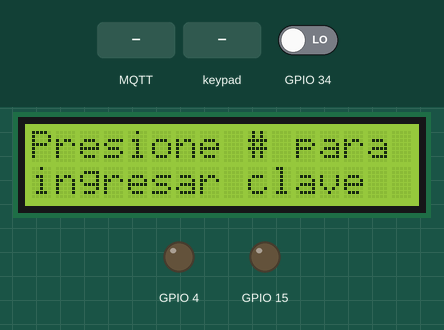
A sketch run on a simulated ESP32. Shown: 16×2 character LCD, output pins drawn as LEDs (lit = HIGH). Dashed ring = blinking. The test bench sets the inputs (shaded band); at power-on: GPIO 34 LOW. WiFi joins after 1.5 s; servers stay silent unless stated; no MQTT or app messages arrive unless stated; what the sketch prints to the serial monitor is not drawn.

Above: at 2.8 s.
2.9 s: MQTT message "DESBLOQUEADO" arrives on the first subscribed topic
At 3.5 s:
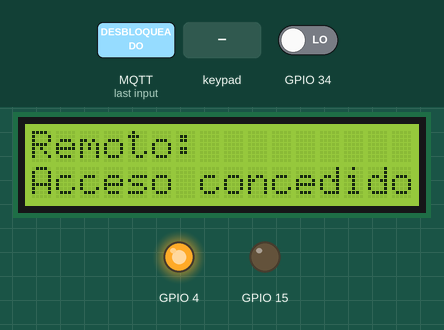
4.4 s: MQTT message "BLOQUEADO" arrives on the first subscribed topic
At 5.8 s:
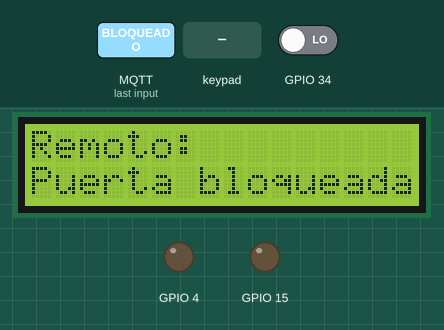
7.4 s: key '#' pressed
At 7.9 s:
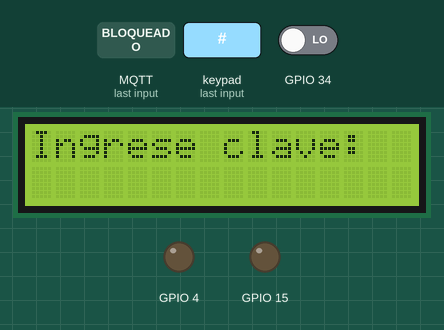
8.9 s: keypad keys 9 9 9 9 # pressed 0.4 s apart
At 10.78 s:
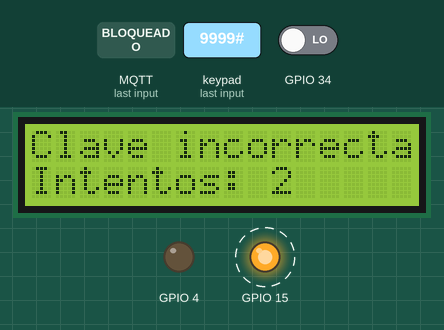
13.5 s: keypad keys 1 3 1 2 1 4 2 7 # pressed 0.4 s apart
At 17.2 s:
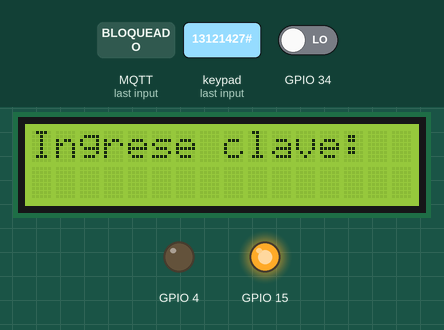
18.6 s: key 'A' pressed
At 19.6 s:
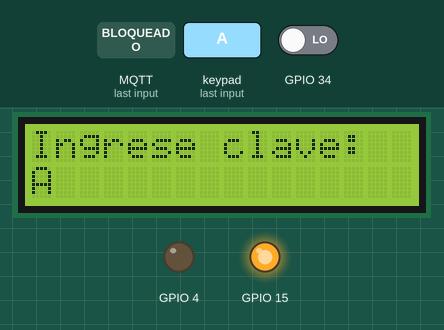
Timing chart, 0 to 21.1 s (numbered marks = the images above; inputs shaded):
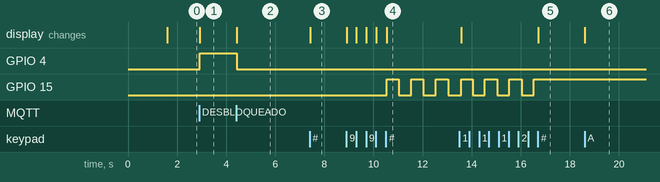

The sketch:

Sentinel.ino
```cpp
#include "Cerradura.h"
#include "Iman.h"

Cerradura cerradura;
Iman iman(34, cerradura.getBuzzer());

void setup() {
    Serial.begin(115200);
    cerradura.iniciar();
    Serial.println("Sistema iniciado");
}

void loop() {
    char tecla = cerradura.leerTecla();

    if (!cerradura.isPuertaDesbloqueada()) {
        iman.actualizar();
    }

    if (tecla == '#') {
        cerradura.ingresarClave();
    }

    cerradura.actualizar();

    // Procesar tecla para desactivar alarma
    if (cerradura.getBuzzer().alarmaActivada() && tecla) {
        cerradura.getBuzzer().procesarTecla(tecla);
    }
}
```

Buzzer.h
```cpp
#ifndef BUZZER_H
#define BUZZER_H

#include <Arduino.h>

class Buzzer {
private:
    const int pinBuzzer;
    bool estadoAlarma; // Cambiado de alarmaActiva a estadoAlarma
    unsigned long tiempoAlarmaInicio;
    const unsigned long intervaloPitido = 500;
    const String codigoDesactivacion = "9999";
    String codigoIngresado;

public:
    Buzzer(int pin = 15) : pinBuzzer(pin), estadoAlarma(false) {
        pinMode(pinBuzzer, OUTPUT);
    }

    void activar() { digitalWrite(pinBuzzer, HIGH); }
    void desactivar() { digitalWrite(pinBuzzer, LOW); }

    void sonarAlarma(unsigned long duracion = 2000) {
        if (!estadoAlarma) {
            estadoAlarma = true;
            tiempoAlarmaInicio = millis();
        }
    }

    void detenerAlarma() {
        estadoAlarma = false;
        desactivar();
    }

    void actualizar() {
        if (estadoAlarma) {
            unsigned long tiempoActual = millis() - tiempoAlarmaInicio;
            digitalWrite(pinBuzzer, (tiempoActual % 1000) < 500 ? HIGH : LOW);
        }
    }

    bool procesarTecla(char tecla) {
        if (!estadoAlarma) return false;

        codigoIngresado += tecla;
        if (codigoIngresado.length() >= codigoDesactivacion.length()) {
            if (codigoIngresado == codigoDesactivacion) {
                detenerAlarma();
                codigoIngresado = "";
                return true;
            }
            codigoIngresado = "";
        }
        return false;
    }

    bool alarmaActivada() const { return estadoAlarma; } // Cambiado el nombre del getter
};

#endif
```

Cerradura.h
```cpp
#ifndef CERRADURA_H
#define CERRADURA_H

#include "Teclado.h"
#include "PantallaLCD.h"
#include "Chapa.h"
#include "ConexionIoT.h"
#include "Buzzer.h"

class Cerradura {
private:
    // Componentes
    Teclado teclado;
    PantallaLCD pantalla;
    Chapa chapa;
    ConexionIoT conexion;
    Buzzer buzzer;

    // Configuración
    const String CLAVE_CORRECTA = "1587";
    const unsigned long TIEMPO_ESPERA = 3000;

    // Estado
    String claveIngresada;
    int intentosRestantes = 3;
    bool desbloqueado = false;
    unsigned long tiempoReferencia = 0;
    bool enEspera = false;

    void manejarEntradaTeclado(char tecla) {
        if (tecla == '*' && !claveIngresada.isEmpty()) {
            claveIngresada.remove(claveIngresada.length() - 1);
            pantalla.mostrarMensaje("                ", 0, 1);
        } else if (tecla != '*') {
            claveIngresada += tecla;
            pantalla.mostrarMensaje(claveIngresada, 0, 1);
        }
    }

    void reiniciarIntentos() { intentosRestantes = 3; }

    void publicarEstado(const String& estado) {
        conexion.publicar("sentinel/estadoPuerta", estado.c_str());
    }

    void concederAcceso() {
        pantalla.limpiar();
        pantalla.mostrarMensaje("Acceso concedido", 0, 0);
        desbloqueado = true;
        chapa.abrirPuerta();
        publicarEstado("DESBLOQUEADO");
        reiniciarIntentos();
    }

    void denegarAcceso() {
        intentosRestantes--;
        pantalla.limpiar();
        pantalla.mostrarMensaje("Clave incorrecta", 0, 0);
        pantalla.mostrarMensaje("Intentos: " + String(intentosRestantes), 0, 1);
        buzzer.sonarAlarma(intentosRestantes > 0 ? 600 : 1500);
    }

    void manejarComandosRemotos() {
        String mensaje = conexion.mensajeTopic();

        if (mensaje == "DESBLOQUEADO" && !desbloqueado) {
            pantalla.limpiar();
            pantalla.mostrarMensaje("Remoto:", 0, 0);
            pantalla.mostrarMensaje("Acceso concedido", 0, 1);
            desbloqueado = true;
            chapa.abrirPuerta();
            tiempoReferencia = millis();
            enEspera = true;
        }
        else if (mensaje == "BLOQUEADO" && desbloqueado) {
            pantalla.limpiar();
            pantalla.mostrarMensaje("Remoto:", 0, 0);
            pantalla.mostrarMensaje("Puerta bloqueada", 0, 1);
            desbloqueado = false;
            chapa.cerrarPuerta();
            tiempoReferencia = millis();
            enEspera = true;
        }
    }

public:
    void iniciar() {
        pantalla.iniciar();
        conexion.conectarWiFi();
        mostrarMensajeInicial();
    }

    void mostrarMensajeInicial() {
        pantalla.limpiar();
        pantalla.mostrarMensaje("Presione # para", 0, 0);
        pantalla.mostrarMensaje("ingresar clave", 0, 1);
    }

    char leerTecla() { return teclado.leerTecla(); }

    void ingresarClave() {
        pantalla.limpiar();
        pantalla.mostrarMensaje("Ingrese clave:", 0, 0);
        claveIngresada = "";

        char tecla;
        while ((tecla = leerTecla()) != '#') {
            if (tecla) manejarEntradaTeclado(tecla);
        }
        verificarClave();
    }

    void verificarClave() {
        if (claveIngresada == CLAVE_CORRECTA) {
            concederAcceso();
        } else {
            denegarAcceso();
        }
        enEspera = true;
        tiempoReferencia = millis();
    }

    void actualizar() {
        if (enEspera && (millis() - tiempoReferencia >= TIEMPO_ESPERA)) {
            enEspera = false;
            if (!desbloqueado) {
                chapa.cerrarPuerta();
                publicarEstado("BLOQUEADO");
                intentosRestantes > 0 ? mostrarMensajeInicial() : mostrarBloqueo();
            }
        }
        manejarComandosRemotos();
        conexion.loop();
        buzzer.actualizar();
    }

    void mostrarBloqueo() {
        pantalla.limpiar();
        pantalla.mostrarMensaje("Cerradura", 0, 0);
        pantalla.mostrarMensaje("bloqueada", 0, 1);
    }

    bool isPuertaDesbloqueada() const { return desbloqueado; }
    Buzzer& getBuzzer() { return buzzer; }
};

#endif
```

Chapa.h
```cpp
#ifndef CHAPA_H
#define CHAPA_H

class Chapa {
private:
    const int pinChapa;
    bool estado;

public:
    Chapa(int pin = 4) : pinChapa(pin), estado(false) {
        pinMode(pinChapa, OUTPUT);
    }

    void abrirPuerta() {
        digitalWrite(pinChapa, HIGH);
        estado = true;
    }

    void cerrarPuerta() {
        digitalWrite(pinChapa, LOW);
        estado = false;
    }

    void alternar() {
        estado = !estado;
        digitalWrite(pinChapa, estado);
    }

    bool estaAbierta() const { return estado; }
};

#endif
```

ConexionIoT.h
```cpp
#ifndef CONEXION_IOT_H
#define CONEXION_IOT_H

#include <WiFi.h>
#include <PubSubClient.h>
#include <WiFiClientSecure.h>

class ConexionIoT {
private:
    const char* ssid = "INTERMEXD2AF";
    const char* password = "n2z4dRpZDg";
    const char* mqtt_server = "kfa70af4.ala.eu-central-1.emqxsl.com";
    const int mqtt_port = 8883;
    const char* mqtt_user = "danohx";
    const char* mqtt_pass = "270105Dt";

    WiFiClientSecure espClient;
    PubSubClient client;
    String ultimoMensaje;

    void reconnect() {
        while (!client.connected()) {
            Serial.print("Conectando MQTT...");
            if (client.connect("ESP32Client", mqtt_user, mqtt_pass)) {
                client.subscribe("sentinel/estadoPuerta");
                Serial.println("conectado");
            } else {
                Serial.print("falló, rc=");
                Serial.print(client.state());
                delay(5000);
            }
        }
    }

public:
    ConexionIoT() : client(espClient) {
        espClient.setInsecure();
        client.setServer(mqtt_server, mqtt_port);
        client.setCallback([this](char* topic, byte* payload, unsigned int length) {
            ultimoMensaje = "";
            for (unsigned int i = 0; i < length; i++) {
                ultimoMensaje += (char)payload[i];
            }
            Serial.printf("Mensaje [%s]: %s\n", topic, ultimoMensaje.c_str());
        });
    }

    void conectarWiFi() {
        WiFi.begin(ssid, password);
        while (WiFi.status() != WL_CONNECTED) {
            delay(500);
            Serial.print(".");
        }
        Serial.printf("\nConectado. IP: %s\n", WiFi.localIP().toString().c_str());
    }

    String mensajeTopic() const { return ultimoMensaje; }

    void publicar(const char* topic, const char* mensaje) {
        if (!client.connected()) reconnect();
        client.publish(topic, mensaje);
    }

    void loop() {
        if (!client.connected()) reconnect();
        client.loop();
    }
};

#endif
```

Iman.h
```cpp
#ifndef IMAN_H
#define IMAN_H

#include "Buzzer.h"

class Iman {
private:
    const int pinIman;
    Buzzer &buzzer;
    bool estadoAnterior;
    unsigned long ultimaDeteccion;

public:
    Iman(int pin, Buzzer &buz) : pinIman(pin), buzzer(buz), estadoAnterior(false) {
        pinMode(pinIman, INPUT);
    }

    void actualizar() {
        bool estadoActual = (digitalRead(pinIman) == LOW);

        if (estadoActual != estadoAnterior) {
            estadoAnterior = estadoActual;
            if (!estadoActual) {
                buzzer.sonarAlarma(2000);
                ultimaDeteccion = millis();
            }
        }
    }

    bool estaPresente() const { return estadoAnterior; }
};

#endif
```

Teclado.h
```cpp
#ifndef TECLADO_H
#define TECLADO_H

#include <Keypad.h>

class Teclado {
private:
    static const byte ROWS = 4;
    static const byte COLS = 4;
    const char keys[ROWS][COLS] = {
        {'1','2','3','A'},
        {'4','5','6','B'},
        {'7','8','9','C'},
        {'*','0','#','D'}
    };
    byte rowPins[ROWS] = {13, 12, 14, 27};
    byte colPins[COLS] = {26, 25, 33, 32};
    Keypad keypad;

public:
    Teclado() : keypad(makeKeymap(keys), rowPins, colPins, ROWS, COLS) {}

    char leerTecla() { return keypad.getKey(); }
};

#endif
```

PantallaLCD.h
```cpp
#ifndef PANTALLA_LCD_H
#define PANTALLA_LCD_H

#include <Wire.h>
#include <LiquidCrystal_I2C.h>

class PantallaLCD {
private:
    LiquidCrystal_I2C lcd;
    const int pinSDA = 17;
    const int pinSCL = 16;

public:
    PantallaLCD() : lcd(0x27, 16, 2) {}

    void iniciar() {  // Asegúrate que se llama iniciar() no iniciarLCD()
        Wire.begin(pinSDA, pinSCL);
        lcd.init();
        lcd.backlight();
        lcd.clear();
    }

    void mostrarMensaje(const String &mensaje, int col = 0, int fila = 0) {
        lcd.setCursor(col, fila);
        lcd.print(mensaje);
    }

    void limpiar() { lcd.clear(); }
};

#endif
```

Measured:
- after the input at 2.9 s, GPIO 4: LOW → HIGH at once; the display: changes at once (image 1)
- after the input at 4.4 s, GPIO 4: HIGH → LOW at once; the display: changes at once (image 2)
- after the input at 7.4 s, the display: changes at once (image 3)
- after the input at 8.9 s, GPIO 15: alternates HIGH for 0.50 s and LOW for 0.50 s, starting after 1.6 s; the display: first changes at once (image 4 shows a later state)
- after the input at 13.5 s, GPIO 15: goes on until 16.5 s, then stays HIGH; the display: first differs from a run without the input after 3.2 s (image 5)
- after the input at 18.6 s, the display: changes at once (image 6)
